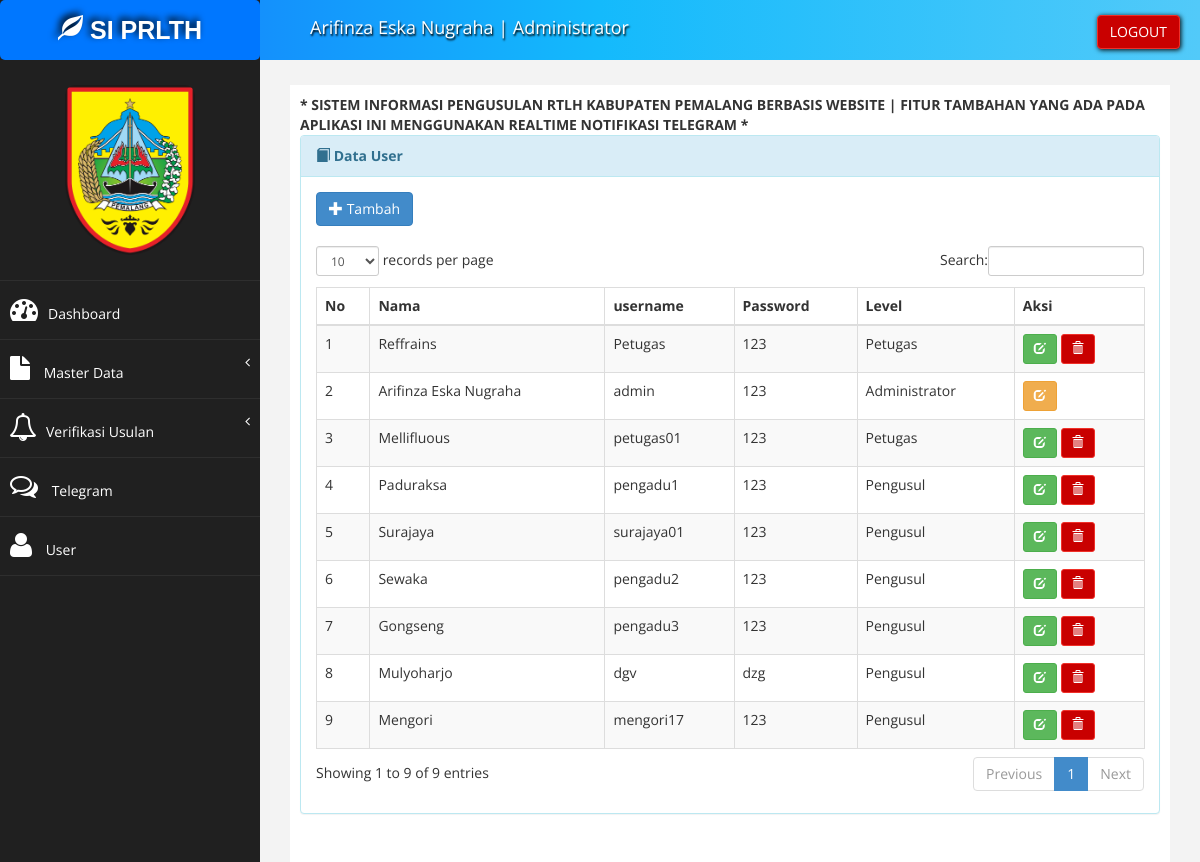
Page /index?page=user_data (signed in) on the committed database.
### tables this page shows
CREATE TABLE `tb_pengguna` (
  `id_pengguna` varchar(50) NOT NULL,
  `nama_pengguna` varchar(30) NOT NULL,
  `username` varchar(30) NOT NULL,
  `password` varchar(20) NOT NULL,
  `level` enum('Administrator','Petugas','Pengusul') NOT NULL DEFAULT 'Pengusul',
  `grup` enum('A','B') NOT NULL DEFAULT 'B'
);

### admin/pengguna/pengguna_tampil.php (the view)
<div class="panel panel-info">
  <div class="panel-heading">
    <i class="glyphicon glyphicon-book"></i>
    <b>Data User</b>
  </div>
  <div class="panel-body">
    <div class="table-responsive">
      <table class="table table-striped table-bordered table-hover" id="dataTables-example">
        <thead>
          <tr>
            <th>No</th>
            <th>Nama</th>
            <th>username</th>
            <th>Password</th>
            <th>Level</th>
            <th>Aksi</th>
          </tr>
        </thead>
        <tbody>
          <?php
          $no = 1;
          $sql = $koneksi->query("select * from tb_pengguna order by grup asc");
          while ($data = $sql->fetch_assoc()) {
          ?>
            <tr>
              <td>
                <?php echo $no++; ?>
              </td>
              <td>
                <?php echo $data['nama_pengguna']; ?>
              </td>
              <td>
                <?php echo $data['username']; ?>
              </td>
              <td>
                <?php echo $data['password']; ?>
              </td>
              <td>
                <?php echo $data['level']; ?>
              </td>
              <td>
                <?php $level = $data['level']; ?>
                <?php if ($level == "Petugas") { ?>
                  <a href="?page=pengguna_ubah&kode=<?php echo $data['id_pengguna']; ?>" title="Ubah" class="btn btn-success btn-sm">
                    <i class="glyphicon glyphicon-edit"></i>
                  </a>
                  <a href="?page=pengguna_hapus&kode=<?php echo $data['id_pengguna']; ?>" onclick="return confirm('Apakah anda yakin hapus pengguna ini ?')" title="Hapus" class="btn btn-danger btn-sm">
                    <i class="glyphicon glyphicon-trash"></i>
                  </a>
                <?php } else if ($level == "Pengusul") { ?>
                  <a href="?page=pedu_ubah&kode=<?php echo $data['id_pengguna']; ?>" title="Ubah" class="btn btn-success btn-sm">
                    <i class="glyphicon glyphicon-edit"></i>
                  </a>
                  <a href="?page=pengguna_hapus&kode=<?php echo $data['id_pengguna']; ?>" onclick="return confirm('Apakah anda yakin hapus pengguna ini ?')" title="Hapus" class="btn btn-danger btn-sm">
                    <i class="glyphicon glyphicon-trash"></i>
                  </a>
                <?php } else { ?>
                  <a href="?page=pedu_ubah&kode=<?php echo $data['id_pengguna']; ?>" title="Ubah" class="btn btn-warning btn-sm">
                    <i class="glyphicon glyphicon-edit"></i>
                  </a>
                <?php } ?>
              </td>
            </tr>
          <?php
          }
          ?>
          <a href="?page=pengguna_tambah" class="btn btn-primary">
            <i class="glyphicon glyphicon-plus"></i> Tambah</a>
          <br>
          <br>
        </tbody>
    </div>
  </div>
</div>

### assets/css/style.css (style rules this page uses)
body { font-family: "Open Sans", sans-serif; }

### rows in the picture
tb_pengguna: nama_pengguna "Reffrains", username "Petugas", password "123", level "Petugas"
tb_pengguna: nama_pengguna "Arifinza Eska Nugraha", username "admin", password "123", level "Administrator"
tb_pengguna: nama_pengguna "Mellifluous", username "petugas01", password "123", level "Petugas"
tb_pengguna: nama_pengguna "Paduraksa", username "pengadu1", password "123", level "Pengusul"
tb_pengguna: nama_pengguna "Surajaya", username "surajaya01", password "123", level "Pengusul"
tb_pengguna: nama_pengguna "Sewaka", username "pengadu2", password "123", level "Pengusul"
tb_pengguna: nama_pengguna "Gongseng", username "pengadu3", password "123", level "Pengusul"
tb_pengguna: nama_pengguna "Mulyoharjo", username "dgv", password "dzg", level "Pengusul"
tb_pengguna: nama_pengguna "Mengori", username "mengori17", password "123", level "Pengusul"

### other values in the picture
$data_nama "Arifinza Eska Nugraha"
$data_level "Administrator"
